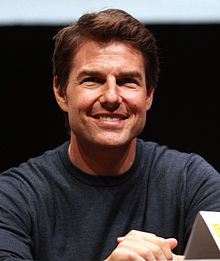
#> input picture training/1/1.jpg, 220 x 261 px; its folder holds only this picture in this run
$ jupyter execute --allow-errors 'Face Recognition - LBPH.ipynb'
#> lines starting #> are read from the running program, lines starting #| are printed output that depends on the picture
[cell 1]
# importing the necessary libraries
import numpy as np
import cv2
import os

## Steps

* Prepare training data
* Face detection
* Training
* Predict

[cell 2]
# creating database
database = ["Tom Cruise", "Clinton"]

[cell 3]
def face_detection(image):
    image_gray = cv2.cvtColor(image, cv2.COLOR_BGR2GRAY)
    haar_classifier = cv2.CascadeClassifier('opencv/data/haarcascades/haarcascade_frontalface_default.xml')
    face = haar_classifier.detectMultiScale(image_gray, scaleFactor=1.3, minNeighbors=7)
    (x,y,w,h) = face[0]
    return image_gray[y:y+w, x:x+h], face[0]

[cell 4]
def prepare_data(data_path):
#> called with data_path = 'training'
    folders = os.listdir(data_path)
    labels = []
    faces = []
    for folder in folders:
        label = int(folder)
        training_images_path = data_path + '/' + folder
        for image in os.listdir(training_images_path):
            image_path = training_images_path + '/' + image
            training_image = cv2.imread(image_path)
#> training_image is the input picture: shape (261, 220, 3); mean B, G, R 60.1, 61.4, 73
            face, bounding_box = face_detection(training_image)
#> in face_detection, `image_gray = cv2.cvtColor(image, cv2.COLOR_BGR2GRAY)`:
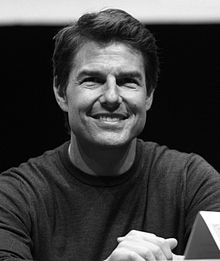
#> image_gray: shape (261, 220); min 0, max 255, mean 64.7
#> in face_detection, `face = haar_classifier.detectMultiScale(image_gray, scaleFactor=1.3, m..`: face = [[60, 41, 101, 101]]
#> in face_detection, `(x,y,w,h) = face[0]`: x = 60; y = 41; w = 101
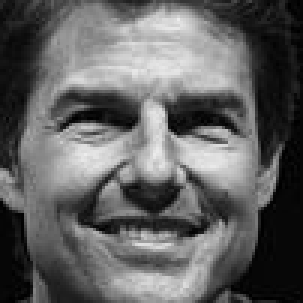
#> face: shape (101, 101) (shown 3 times larger); min 0, max 237, mean 97.4
#> bounding_box = [60, 41, 101, 101]
            faces.append(face)
            labels.append(label)
#> pass 2 of the loop in prepare_data, `for folder in folders:`:
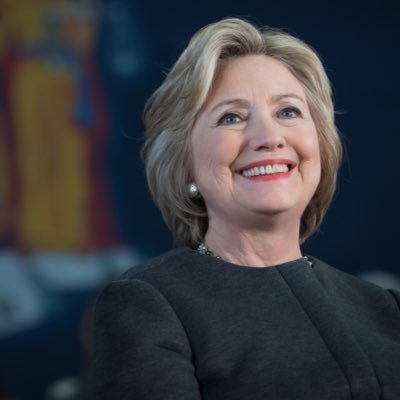
#> input picture training/2/1.jpg, 400 x 400 px
#> in prepare_data, training_image is the input picture: shape (400, 400, 3); mean B, G, R 65.6, 60.7, 59.3
#> in face_detection (call 2), `image_gray = cv2.cvtColor(image, cv2.COLOR_BGR2GRAY)`:
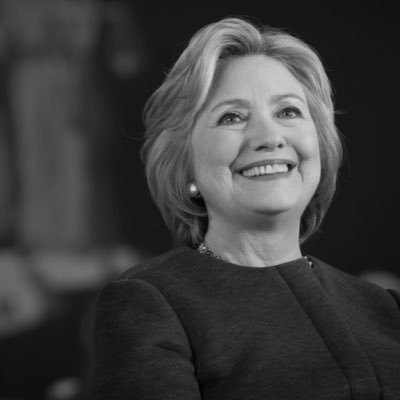
#> image_gray: shape (400, 400); min 0, max 230, mean 60.8
#> in face_detection (call 2), `face = haar_classifier.detectMultiScale(image_gray, scaleFactor=1.3, m..`: face = [[192, 56, 147, 147]]
#> x = 192; y = 56; w = 147
#> in prepare_data, `face, bounding_box = face_detection(training_image)`:
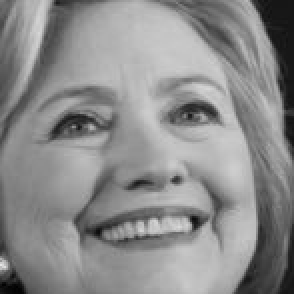
#> face: shape (147, 147) (shown 2 times larger); min 1, max 230, mean 139.5
#> in prepare_data, `face, bounding_box = face_detection(training_image)`: bounding_box = [192, 56, 147, 147]

    print ('Training Done')
    return faces, labels

[cell 5]
faces, labels = prepare_data('training')
#> faces = 2 items; labels = [1, 2]

[cell 6]
print ('Total faces = ', len(faces))
#| Total faces =  2
print ('Total labels = ', len(labels))
#| Total labels =  2

### LBPH Recognizer

#> (a cell that did not finish here is left out)

[cell 8]
def predict_image(test_image):
    img = test_image.copy()
    face, bounding_box = face_detection(img)
    label = model.predict(face)
    label_text = database[label-1]
    print (label)
    print (label_text)
    (x,y,w,h) = bounding_box
    cv2.rectangle(img, (x,y), (x+w, y+h), (0,255,0), 2)
    cv2.putText(img, label_text, (x,y), cv2.FONT_HERSHEY_PLAIN, 1.5, (0, 255, 0), 2)
    return img

[cell 9]
test1 = cv2.imread("test/tom.jpg")
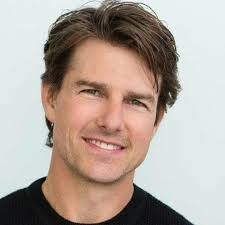
#> input picture test/tom.jpg, 225 x 225 px
#> test1 is the input picture: shape (225, 225, 3); mean B, G, R 155.2, 165, 177.6
#> (the rest of this cell did not finish here and is left out)

#> in face_detection (call 3), `image_gray = cv2.cvtColor(image, cv2.COLOR_BGR2GRAY)`:
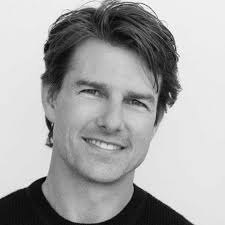
#> image_gray: shape (225, 225); min 1, max 255, mean 167.6
#> in face_detection (call 3), `face = haar_classifier.detectMultiScale(image_gray, scaleFactor=1.3, m..`: face = [[49, 47, 128, 128]]
#> in face_detection (call 3), `(x,y,w,h) = face[0]`: x = 49; y = 47; w = 128
#> in predict_image, `face, bounding_box = face_detection(img)`:
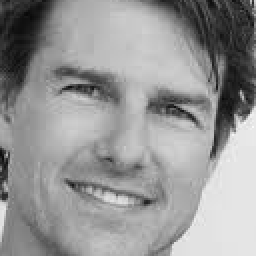
#> face: shape (128, 128) (shown 2 times larger); min 8, max 249, mean 149.3
#> in predict_image, `face, bounding_box = face_detection(img)`: bounding_box = [49, 47, 128, 128]
cv2.imshow('Face Recognition', predict1)
cv2.waitKey(0)
cv2.destroyAllWindows()
